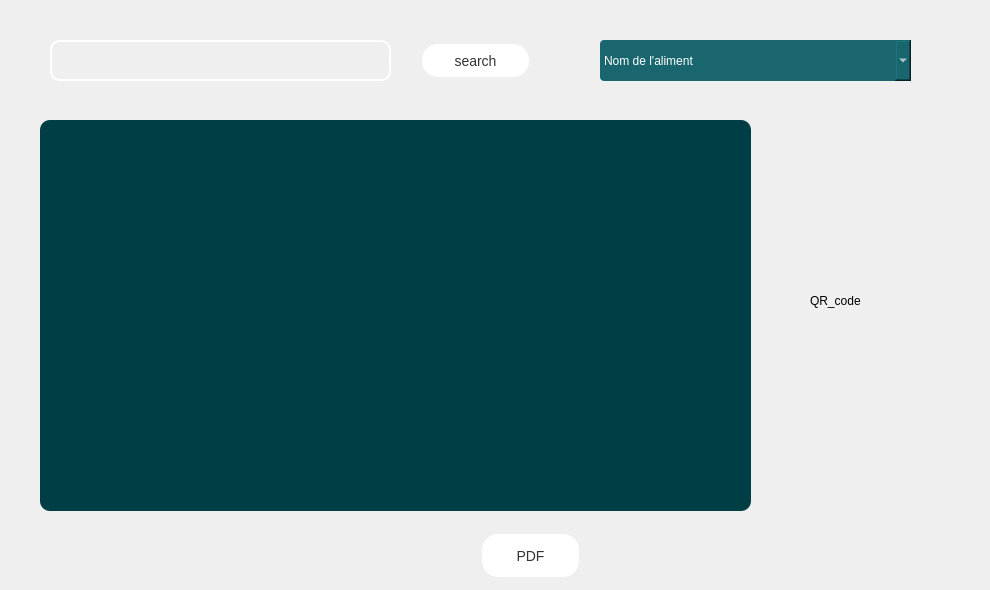
      <widget class="QWidget" name="tab_4">
       <attribute name="title">
        <string>stock</string>
       </attribute>
       <widget class="QLineEdit" name="searchlineEdit_M">
        <property name="geometry">
         <rect>
          <x>50</x>
          <y>40</y>
          <width>341</width>
          <height>41</height>
         </rect>
        </property>
        <property name="styleSheet">
         <string notr="true">QLineEdit {
    border: 2px solid white;
    border-radius: 10px;
    background: transparent;
    	color: white;

}
QLineEdit:Focus{

border_bottom: 2px solid white;
  }</string>
        </property>
       </widget>
       <widget class="QPushButton" name="pushButton_M">
        <property name="geometry">
         <rect>
          <x>420</x>
          <y>40</y>
          <width>111</width>
          <height>41</height>
         </rect>
        </property>
        <property name="styleSheet">
         <string notr="true">QPushButton {
   background-color: #fff;
   border: none;
   color: #333;
   padding: 10px 20px;
   text-align: center;
   text-decoration: none;
   display: inline-block;
   font-size: 14px;
   margin: 4px 2px;
   cursor: pointer;
   border-radius: 16px;

}

QPushButton:hover {
   background-color: #EF829B;
}


QPushButton::pressed
{
	background-color: #EF829B;

}</string>
        </property>
        <property name="text">
         <string>search</string>
        </property>
       </widget>
       <widget class="QComboBox" name="comboBox_M">
        <property name="geometry">
         <rect>
          <x>600</x>
          <y>40</y>
          <width>311</width>
          <height>41</height>
         </rect>
        </property>
        <property name="styleSheet">
         <string notr="true">QComboBox {
    background-color: #19666f;
    border-radius: 4px;
    padding: 4px;
    color: white;
}</string>
        </property>
        <item>
         <property name="text">
          <string>Nom de l'aliment</string>
         </property>
        </item>
        <item>
         <property name="text">
          <string>Date d'expiration</string>
         </property>
        </item>
        <item>
         <property name="text">
          <string>Quantité</string>
         </property>
        </item>
       </widget>
       <widget class="QPushButton" name="PDF_M">
        <property name="geometry">
         <rect>
          <x>480</x>
          <y>530</y>
          <width>101</width>
          <height>51</height>
         </rect>
        </property>
        <property name="styleSheet">
         <string notr="true">QPushButton {
   background-color: #fff;
   border: none;
   color: #333;
   padding: 10px 20px;
   text-align: center;
   text-decoration: none;
   display: inline-block;
   font-size: 14px;
   margin: 4px 2px;
   cursor: pointer;
   border-radius: 16px;

}

QPushButton:hover {
   background-color: #EF829B;
}


QPushButton::pressed
{
	background-color: #EF829B;

}</string>
        </property>
        <property name="text">
         <string>PDF</string>
        </property>
        <property name="icon">
         <iconset resource="res.qrc">
          <normaloff>:/icons/icons/feather/file-text.svg</normaloff>:/icons/icons/feather/file-text.svg</iconset>
        </property>
       </widget>
       <widget class="QTableView" name="tabStock">
        <property name="geometry">
         <rect>
          <x>40</x>
          <y>120</y>
          <width>711</width>
          <height>391</height>
         </rect>
        </property>
        <property name="styleSheet">
         <string notr="true">QTableView {
  background-color: #003e46;
  color: white;
  border-radius: 10px;
}

QTableView::item {
  padding: 4px;
  border: none;
}

QTableView::item:selected {
  background-color: #19666f;
  color: white;
}

QHeaderView::section {
  background-color: #003e46;
  color: white;
  padding: 4px;
  border: none;
}</string>
        </property>
       </widget>
       <widget class="QLabel" name="QR_code">
        <property name="geometry">
         <rect>
          <x>810</x>
          <y>230</y>
          <width>171</width>
          <height>141</height>
         </rect>
        </property>
        <property name="text">
         <string>QR_code</string>
        </property>
       </widget>
      </widget>
